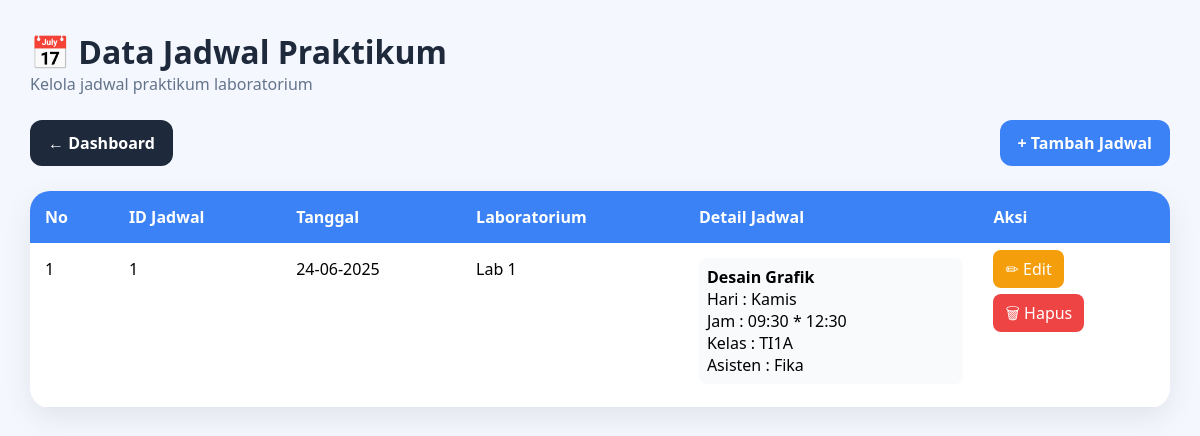
The app's page /admin/jadwal/index.php, older data.
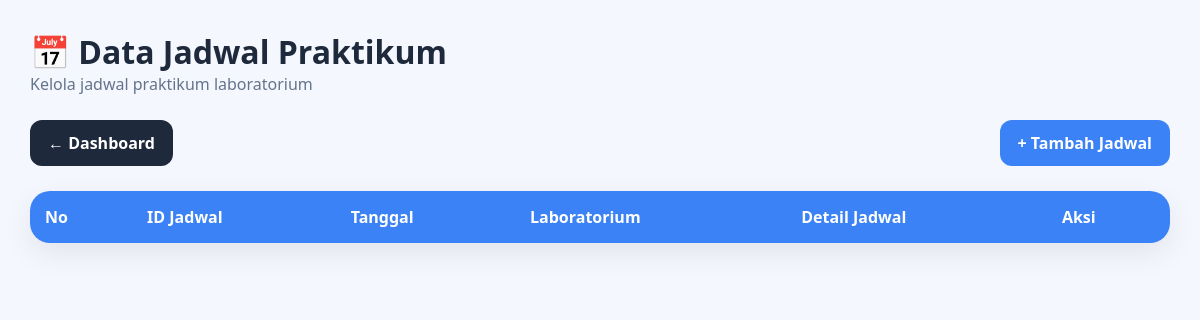
The same page, newer data.
### tables this page shows
CREATE TABLE `jadwal` (
  `id_jadwal` int NOT NULL,
  `tanggal` date DEFAULT NULL,
  `id_lab` int DEFAULT NULL,
  `id_praktikum` int DEFAULT NULL
);

CREATE TABLE `laboratorium` (
  `id_lab` int NOT NULL,
  `nama_lab` varchar(5) DEFAULT NULL,
  `kapasitas` int DEFAULT NULL
);

CREATE TABLE `detail_jadwal` (
  `id_detail` int NOT NULL,
  `id_jadwal` int DEFAULT NULL,
  `id_praktikum` int DEFAULT NULL,
  `id_asisten` int DEFAULT NULL,
  `id_kelas` int DEFAULT NULL,
  `hari` varchar(20) DEFAULT NULL,
  `jam_mulai` time DEFAULT NULL,
  `jam_selesai` time DEFAULT NULL
);

CREATE TABLE `praktikum` (
  `id_praktikum` int NOT NULL,
  `nama_praktikum` varchar(50) DEFAULT NULL,
  `semester` varchar(6) DEFAULT NULL
);

CREATE TABLE `kelas` (
  `id_kelas` int NOT NULL,
  `nama_kelas` varchar(50) DEFAULT NULL,
  `program_studi` varchar(50) DEFAULT NULL
);

CREATE TABLE `asisten_lab` (
  `id_asisten` int NOT NULL,
  `nama_asisten` varchar(100) DEFAULT NULL,
  `no_hp` varchar(13) DEFAULT NULL,
  `id_user` int DEFAULT NULL,
  `kode_asisten` varchar(20) NOT NULL
);

### admin/jadwal/index.php (the view, shortened to what this page needs)
<?php
include "../../config/koneksi.php";
$data = mysqli_query($conn,"
SELECT
    j.id_jadwal,
    j.tanggal,
    l.nama_lab
FROM jadwal j
JOIN laboratorium l
    ON j.id_lab = l.id_lab
ORDER BY j.id_jadwal ASC
");
?>
<!DOCTYPE html>
<html>
<head>
</head>
<body>
<div class="container">
<div class="header">
<h1>📅 Data Jadwal Praktikum</h1>
<p>Kelola jadwal praktikum laboratorium</p>
</div>
<div class="top-action">
<a href="../dashboard.php" class="back-dashboard">
← Dashboard
</a>
<a href="tambah.php" class="add-data">
+ Tambah Jadwal
</a>
</div>
<div class="table-container">
<table>
<thead>
<tr>
<th>No</th>
<th>ID Jadwal</th>
<th>Tanggal</th>
<th>Laboratorium</th>
<th>Detail Jadwal</th>
<th>Aksi</th>
</tr>
</thead>
<tbody>
<?php
$no=1;
while($row=mysqli_fetch_assoc($data)){
?>
<tr>
<td><?= $no++; ?></td>
<td><?= $row['id_jadwal']; ?></td>
<td><?= date('d-m-Y', strtotime($row['tanggal'])); ?></td>
<td><?= $row['nama_lab']; ?></td>
<td>
<?php
$detail = mysqli_query($conn,"
SELECT
    d.*,
    p.nama_praktikum,
    a.nama_asisten,
    k.nama_kelas
FROM detail_jadwal d
JOIN praktikum p
    ON d.id_praktikum = p.id_praktikum
JOIN asisten_lab a
    ON d.id_asisten = a.id_asisten
JOIN kelas k
    ON d.id_kelas = k.id_kelas
WHERE d.id_jadwal = '".$row['id_jadwal']."'
");
while($d=mysqli_fetch_assoc($detail)){
?>
<div class="detail-item">
<b><?= $d['nama_praktikum']; ?></b><br>
Hari :
<?= $d['hari']; ?><br>
Jam :
<?= substr($d['jam_mulai'],0,5); ?>
*
<?= substr($d['jam_selesai'],0,5); ?><br>
Kelas :
<?= $d['nama_kelas']; ?><br>
Asisten :
<?= $d['nama_asisten']; ?>
</div>
<?php } ?>
</td>
<td>
<a
href="edit.php?id=<?= $row['id_jadwal']; ?>"
class="btn-edit">
✏ Edit </a>
<br><br>
<a
href="hapus.php?id=<?= $row['id_jadwal']; ?>"
class="btn-hapus"
onclick="return confirm('Yakin hapus data jadwal ini?')">
🗑 Hapus </a>
</td>
</tr>
<?php } ?>
</tbody>
</table>
</div>
</div>
</body>
</html>

Row changes from the older to the newer data that the page shows:
removed jadwal: id_jadwal "1", tanggal "24-06-2025", id_lab.nama_lab "Lab 1"
removed detail_jadwal: id_praktikum.nama_praktikum "Desain Grafik", hari "Kamis", jam_mulai "09:30", jam_selesai "12:30", id_kelas.nama_kelas "TI1A", id_asisten.nama_asisten "Fika"
